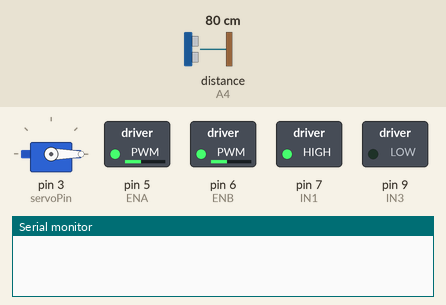
Simulated run of this sketch. Board: Arduino Uno, built with avr-gcc and run on an emulated ATmega328P. Shown: servo, switched loads named in the sketch (green lamp = pin HIGH), the last lines printed to the serial monitor. Wiring (inferred from the names in the program): ultrasonic range finder: trigger A5; echo A4. Inputs (shaded band) come from the test bench; at power-on: distance to the obstacle (sensor on A4) 80 cm. The echo pulse lasts 58.3 µs per cm; pins used as bus, display or sensor lines are not drawn.

Above: at 3.2 s.
3.3 s: distance to the obstacle (sensor on A4) set to 16 cm
4.8 s: distance to the obstacle (sensor on A4) set to 12 cm
At 5.25 s:
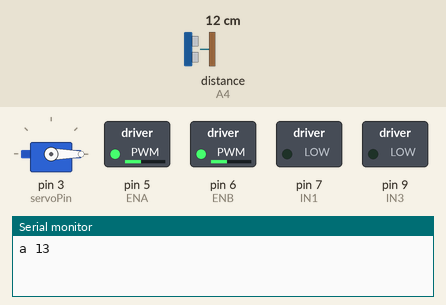
7.8 s: distance to the obstacle (sensor on A4) set to 35 cm
At 8.5 s:
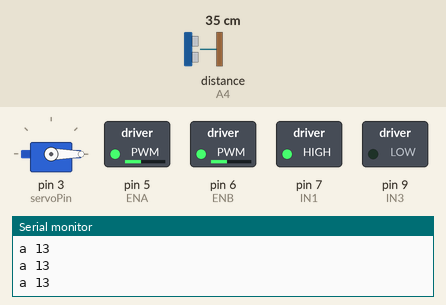
Timing chart, 0 to 10.8 s (numbered marks = the images above; inputs shaded):
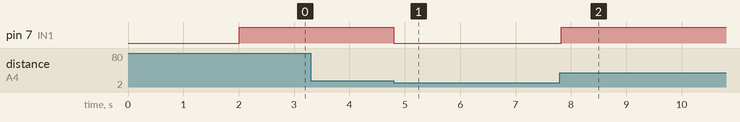

The sketch:

Ultrasonic_Sensor.ino
```cpp
/**
 * Ultrasonic Sensor and Servo Code for the Smart Car
 *
 * Author: Ben, Mutasem, Abhay
 */

#include <Servo.h>                  //The servo library gets imported in
Servo ultraSonicSensorServo;       //Creating the servo object from the imported library
#define ENA 5
#define ENB 6
#define IN1 7
#define IN2 8
#define IN3 9
#define IN4 11


const int servoPin = 3;            //Not sure about the pin number

const int trigPin = A5;           //Trigger Pin of the Ultrasonic Sensor
const int echoPin = A4;           //Echo Pin of the Ultrasonic Sensor

long distance;                   //Distance which is measured in cm
long duration;                   //Duration of the echoPin how long it takes for pulse to travel

void setup() {
Serial.begin(9600);            //BaudRate of 9600, and this opens the serial communication

ultraSonicSensorServo.attach(servoPin);
pinMode(IN1, OUTPUT); //Left wheels turn forward
pinMode(IN3, OUTPUT); //Right wheels turn forward

pinMode(ENA, OUTPUT); // Enables left wheels to move
pinMode(ENB, OUTPUT); // Enables right wheels to move

pinMode(trigPin, OUTPUT);       //Setting the trigger pin to output
pinMode(echoPin, INPUT);       //The echo pin is the input
ultraSonicSensorServo.write(0);
ultrasonicDistanceInCM();
Serial.println(ultrasonicDistanceInCM()+ "is from setup");
delay(2000);
setMotorSpeed(100);
moveForward();

}

void loop() {
 /*if (millis() > 7000) //calculate the distance
    ultraSonicSensorServo.write(90); //Turns right at full speed
    */
 if(ultrasonicDistanceInCM() < 13){                            //If robot is closer than 13cm than turn left slightly
  wideTurnLeft();
  delay(300);
  moveForward();
  Serial.println(ultrasonicDistanceInCM()+ "is from data 13");
 }

    else if(ultrasonicDistanceInCM() > 20){
     wideTurnRight();
      delay(300);
      moveForward();
      Serial.println(ultrasonicDistanceInCM()+ "is from data 20");
    }
}
void turnRight()                             // Right turn function
{
  digitalWrite(IN1, HIGH);                   // Left forward motion activated
  digitalWrite(IN2, LOW);                    // Left backward motion not activated
  digitalWrite(IN3, HIGH);                   // Right backward motion activated
  digitalWrite(IN4, LOW);                    // Right forward motion not activated
}

void turnLeft()                              // Left turn function
{
  digitalWrite(IN1, LOW);                    // Left forward motion not activated
  digitalWrite(IN2, HIGH);                   // Left backward motion activated
  digitalWrite(IN3, LOW);                    // Right backward motion not activated
  digitalWrite(IN4, HIGH);                   // Right forward motion activated

}

void wideTurnRight()                          // Wide right turn function
{
  digitalWrite(IN1, HIGH);                   // Left forward motion not activated
  digitalWrite(IN2, LOW);                    // Left backward motion activated
  digitalWrite(IN3, LOW);                    // Right backward motion not activated
  digitalWrite(IN4, LOW);                    // Right forward motion activated

}

void wideTurnLeft()                          // Wide left turn function
{
  digitalWrite(IN1, LOW);                    // Left forward motion not activated
  digitalWrite(IN2, LOW);                    // Left backward motion activated
  digitalWrite(IN3, LOW);                    // Right backward motion not activated
  digitalWrite(IN4, HIGH);                   // Right forward motion activated

}
void moveForward() {  //Forward function
  digitalWrite(IN1, HIGH);  //Left forward motion activated
  digitalWrite(IN2, LOW);  //Left backward motion not activated
  digitalWrite(IN3, LOW); //Right backward motion not activated
  digitalWrite(IN4, HIGH); //Right forward motion activated

}

void setMotorSpeed(int newSpeed) {
  // Avoid setting the motors to 2 different speed as it tends to stop working
  analogWrite(ENA, newSpeed);               // Enable left motor at set speed
  analogWrite(ENB, newSpeed);               // Enable right motor at set speed
}

long ultrasonicDistanceInCM() {               // Returns the distance in centimeters using the Ultrasonic sensor
  // The above sends a pulse of ultrasonic wave
  digitalWrite(trigPin, LOW);
  delayMicroseconds(2);                       // Delay for 2 Microseconds
  digitalWrite(trigPin, HIGH);
  delayMicroseconds(10);                      // Delay for 10 Microseconds
  digitalWrite(trigPin, LOW);
  // pulseIn waits for the pin to go HIGH, starts timing, then waits for the pin to go LOW and stops timing
  // pulseIn() return is of type long
  long duration = pulseIn(echoPin, HIGH);
  return duration / 29 / 2;
}
```

Measured:
- the behaviour switches between 14 and 13 cm on distance to the obstacle (sensor on A4) (found by bisection; images 0 and 1)
- after the input at 3.3 s, every drawn part: stays the same
- after the input at 4.8 s, pin 7 (IN1): HIGH → LOW at once
- after the input at 7.8 s, pin 7 (IN1): LOW → HIGH at once
